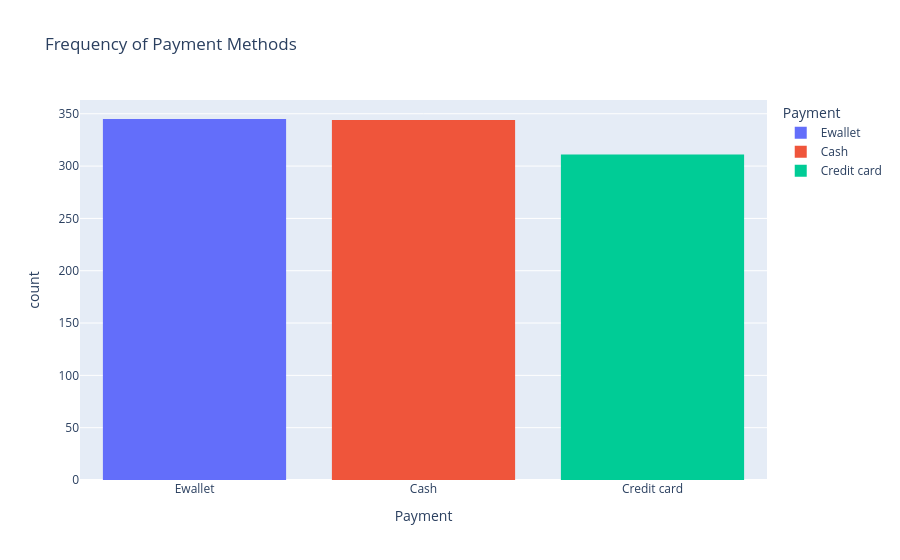

This figure's notebook cell:
### Markdown cell above
#### What is the frequency of each payment method?

### Code cell
px.histogram(data_frame=df, x='Payment', color='Payment', title='Frequency of Payment Methods')

### Figure 1 — Plotly figure (JSON) as saved in the notebook; plotly's stock layout.template omitted (floating-point values rounded to 4 significant figures; data arrays with more than 128 entries replaced by an {"elided": "..."} marker saying what was removed)
{"data": [{"bingroup": "x", "hovertemplate": "Payment=%{x}<br>count=%{y}<extra></extra>", "legendgroup": "Ewallet", "marker": {"color": "#636efa", "pattern": {"shape": ""}}, "name": "Ewallet", "orientation": "v", "showlegend": true, "type": "histogram", "x": {"elided": "345 str values"}, "xaxis": "x", "yaxis": "y"}, {"bingroup": "x", "hovertemplate": "Payment=%{x}<br>count=%{y}<extra></extra>", "legendgroup": "Cash", "marker": {"color": "#EF553B", "pattern": {"shape": ""}}, "name": "Cash", "orientation": "v", "showlegend": true, "type": "histogram", "x": {"elided": "344 str values"}, "xaxis": "x", "yaxis": "y"}, {"bingroup": "x", "hovertemplate": "Payment=%{x}<br>count=%{y}<extra></extra>", "legendgroup": "Credit card", "marker": {"color": "#00cc96", "pattern": {"shape": ""}}, "name": "Credit card", "orientation": "v", "showlegend": true, "type": "histogram", "x": {"elided": "311 str values"}, "xaxis": "x", "yaxis": "y"}], "layout": {"barmode": "relative", "legend": {"title": {"text": "Payment"}, "tracegroupgap": 0}, "title": {"text": "Frequency of Payment Methods"}, "xaxis": {"anchor": "y", "categoryarray": ["Ewallet", "Cash", "Credit card"], "categoryorder": "array", "domain": [0, 1], "title": {"text": "Payment"}}, "yaxis": {"anchor": "x", "domain": [0, 1], "title": {"text": "count"}}}}
